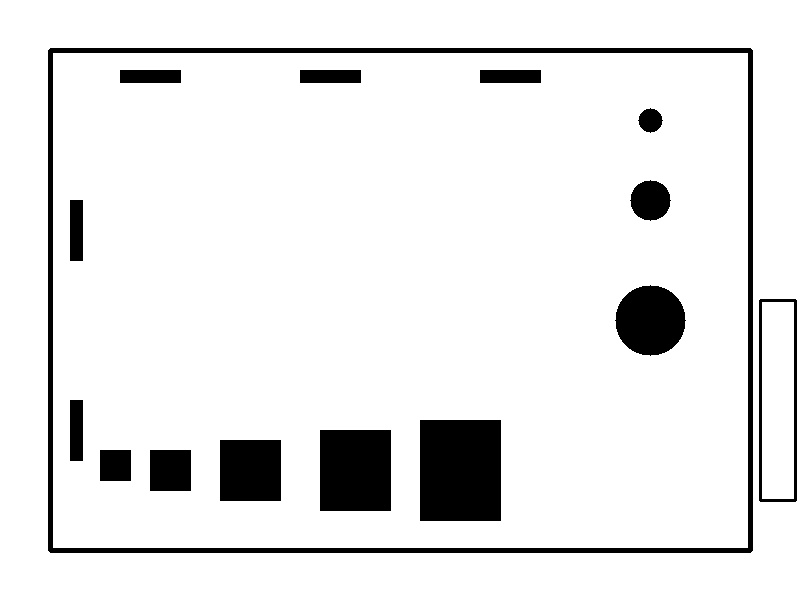
#> input picture backend/sample_data/sample_blueprint.jpg, 800 x 600 px; its folder holds only this picture in this run
$ python -i raster_extraction.py   (imports and definitions only)
#> lines starting #> are read from the running program, lines starting #| are printed output that depends on the picture; after the words box and inside, x2 and y2 are one past the last pixel; in counts of white or black regions, pixels touching at a corner belong together
#> further down, picture is the input picture: shape (600, 800, 3); min 0, max 255, mean 232
"""
raster_extraction.py
---------------------
Extracts the same 12 model input features as feature_extraction.py, but
from a raster blueprint image (PNG/JPG/JPEG) instead of a tagged SVG.
Also used by pdf_extraction.py, which rasterizes a PDF page and hands the
resulting image straight to `extract_features_from_image()` below.

CONTRACT: this returns the exact same `ExtractionResult` shape as the SVG
extractor (feature dict keyed by MODEL_FEATURE_ORDER, plus detected_objects
and warnings). predictor.py and explainer.py are format-agnostic and never
need to change -- app.py just picks which extractor to call based on the
uploaded file's extension.

DESIGN NOTE (read this before treating this as production-grade):
Reliably detecting real architectural symbols (doors, windows, toilets,
sinks, ...) in a raster image is an object-detection problem that really
wants a model trained on labeled floor-plan symbols (e.g. a YOLO detector
fine-tuned on a floor-plan dataset). Building/training that is out of
scope for this pass. Instead, this MVP uses classical OpenCV contour
analysis + geometric heuristics (size, aspect ratio, circularity, relative
to the detected building footprint) to bucket shapes into the 12 feature
categories, so the endpoint works end-to-end today without a labeled
symbol dataset. Treat the resulting counts as directional, not exact.

Swap this module out for a trained detector later without touching
predictor.py, explainer.py, or app.py -- only `extract_features_from_image()`'s
return shape is a contract.
"""

from __future__ import annotations

import io
from typing import List, Optional, Tuple, Union

import cv2
import numpy as np
from PIL import Image

from services.feature_extraction import ExtractionResult, MODEL_FEATURE_ORDER

# ---------------------------------------------------------------------------
# Configuration -- tune these against your own blueprint dataset.
# ---------------------------------------------------------------------------

# MVP scale assumption: with no calibration reference on the page, we treat
# the image's embedded DPI (or this default if none is present) as if
# 1 printed inch of blueprint ≈ 1 real-world foot. This is a common
# shorthand for uncalibrated scans, not a real architectural scale
# conversion -- override by passing an explicit `dpi` to
# `extract_features_from_image()` once you know your source's true scale.
DEFAULT_DPI = 96.0

# Contours smaller than this fraction of the image area are treated as
# noise (stray pixels, dashed-line fragments, text glyphs) and dropped.
MIN_CONTOUR_AREA_FRACTION = 0.0004

# The building footprint candidate must cover at least this fraction of
# the image; the largest contour clearing this bar is treated as the
# outer wall / footprint outline.
FOOTPRINT_AREA_FRACTION_MIN = 0.12

# A contour classified as "outdoor" (patio/balcony/yard) must sit mostly
# outside the footprint's bounding box and clear this area fraction.
OUTDOOR_AREA_FRACTION_MIN = 0.02


def _load_pil_image(image: Union[bytes, np.ndarray, Image.Image]) -> Image.Image:
    if isinstance(image, Image.Image):
        return image
    if isinstance(image, (bytes, bytearray)):
        return Image.open(io.BytesIO(image))
    if isinstance(image, np.ndarray):
        return Image.fromarray(cv2.cvtColor(image, cv2.COLOR_BGR2RGB))
    raise TypeError(f"Unsupported image input type: {type(image)}")


def _effective_dpi(pil_image: Image.Image, dpi_hint: Optional[float]) -> float:
    if dpi_hint:
        return float(dpi_hint)
    dpi_info = pil_image.info.get("dpi")
    if dpi_info and dpi_info[0]:
        return float(dpi_info[0])
    return DEFAULT_DPI


def _to_gray_cv2(pil_image: Image.Image) -> np.ndarray:
    rgb = np.array(pil_image.convert("RGB"))
    bgr = cv2.cvtColor(rgb, cv2.COLOR_RGB2BGR)
    return cv2.cvtColor(bgr, cv2.COLOR_BGR2GRAY)


def _binarize(gray: np.ndarray) -> np.ndarray:
    # Blueprints are clean, uniformly-lit line art (vector-rendered PDFs/SVGs
    # rasterized, or flat scans) rather than photos with uneven lighting, so
    # a single global Otsu threshold is both simpler and more robust than
    # adaptive thresholding here. (Adaptive thresholding was tried first but
    # its local-window comparison fabricates a spurious second "ghost ring"
    # contour around sharp-edged filled shapes -- a phantom duplicate fixture
    # for every real one. If you later need to support photographed
    # blueprints with real lighting gradients, reintroduce adaptive
    # thresholding but pair it with stricter duplicate-contour merging.)
    blurred = cv2.GaussianBlur(gray, (3, 3), 0)
    _, binary = cv2.threshold(blurred, 0, 255, cv2.THRESH_BINARY_INV + cv2.THRESH_OTSU)
    # Close small gaps in wall/fixture outlines so contours stay connected.
    kernel = cv2.getStructuringElement(cv2.MORPH_RECT, (3, 3))
    return cv2.morphologyEx(binary, cv2.MORPH_CLOSE, kernel, iterations=1)


def _contour_metrics(contour: np.ndarray) -> dict:
    area = cv2.contourArea(contour)
    perimeter = cv2.arcLength(contour, True)
    x, y, w, h = cv2.boundingRect(contour)
    circularity = (4 * np.pi * area / (perimeter ** 2)) if perimeter > 0 else 0.0
    aspect_ratio = max(w, h) / max(min(w, h), 1)
    return {
        "area": area,
        "perimeter": perimeter,
        "bbox": (x, y, w, h),
        "circularity": circularity,
        "aspect_ratio": aspect_ratio,
        "centroid": (x + w / 2, y + h / 2),
    }


def _classify_fixture(metrics: dict, unit: float, pixels_per_foot: float) -> Optional[str]:
    """Buckets a single fixture-candidate contour into one of the 12 model
    features using shape descriptors normalized by `unit` (a characteristic
    length derived from the footprint size, so this scales across image
    resolutions). This is the heuristic rule table referenced in the
    module docstring -- retune freely."""
    area = metrics["area"]
    size = area / (unit ** 2) if unit else 0.0
    circularity = metrics["circularity"]
    aspect_ratio = metrics["aspect_ratio"]
    _, _, w, h = metrics["bbox"]

    # Round fixtures: sinks, toilets, showers (smallest to largest).
    # NOTE: a filled square scores ~0.785 on this circularity metric
    # (4*pi*Area/Perimeter^2), so the cutoff must sit clearly above that --
    # true circles come in around 0.85+ once pixelation is accounted for.
    if circularity >= 0.83:
        if size < 1.2:
            return "Sink"
        if size < 3.0:
            return "Toilet"
        return "Shower"

    # Thin, elongated shapes read as wall openings -- doors or windows,
    # distinguished by real-world width once converted via pixels_per_foot.
    if aspect_ratio >= 3.2 and min(w, h) < 0.6 * unit:
        width_ft = max(w, h) / pixels_per_foot if pixels_per_foot else 0
        return "Doors" if width_ft >= 2.5 else "Windows"

    # Remaining rectangular blobs, bucketed by relative size.
    if size < 1.5:
        return "Dishwasher"
    if size < 2.5:
        return "Stove"
    if size < 4.0:
        return "Cabinet"
    if size < 6.0:
        return "Closet"
    if size < 10.0:
        return "Refrigerator"
    return None  # too large to be a fixture; likely a room outline or noise


def _bbox_containment(a: Tuple[int, int, int, int], b: Tuple[int, int, int, int]) -> float:
    """Fraction of the smaller box's area that overlaps the larger box.
    Unlike IoU, this correctly flags concentric duplicates even when the
    two traced rings differ noticeably in size (a thin inner "ghost" ring
    a few pixels smaller than the true outline still scores ~1.0 here,
    where IoU would under-count it)."""
    ax, ay, aw, ah = a
    bx, by, bw, bh = b
    ix1, iy1 = max(ax, bx), max(ay, by)
    ix2, iy2 = min(ax + aw, bx + bw), min(ay + ah, by + bh)
    iw, ih = max(0, ix2 - ix1), max(0, iy2 - iy1)
    inter = iw * ih
    smaller_area = min(aw * ah, bw * bh)
    return inter / smaller_area if smaller_area > 0 else 0.0


def _drop_duplicate_contours(
    contours: List[np.ndarray], containment_threshold: float = 0.9, size_ratio_threshold: float = 0.75
) -> List[np.ndarray]:
    """Adaptive thresholding + anti-aliasing occasionally traces a single
    solid shape twice (its true outline plus a thin ghost ring a few pixels
    in or out) -- left alone, that becomes a phantom second fixture.

    IMPORTANT: a fixture legitimately sitting inside the building footprint
    also has a bounding box "contained" by the footprint's, so containment
    alone can't distinguish a real duplicate from a real nested fixture.
    A duplicate additionally has near-equal *area* to what it's contained
    by; a fixture nested inside a much bigger room outline does not. Only
    drop when both conditions hold, largest contour wins in each cluster.
    """
    boxed = sorted(contours, key=cv2.contourArea, reverse=True)
    kept: List[np.ndarray] = []
    kept_boxes: List[Tuple[int, int, int, int]] = []
    kept_areas: List[float] = []
    for c in boxed:
        box = cv2.boundingRect(c)
        area = cv2.contourArea(c)
        is_duplicate = any(
            _bbox_containment(box, kb) >= containment_threshold
            and (area / ka if ka > 0 else 0) >= size_ratio_threshold
            for kb, ka in zip(kept_boxes, kept_areas)
        )
        if is_duplicate:
            continue
        kept.append(c)
        kept_boxes.append(box)
        kept_areas.append(area)
    return kept


def extract_features_from_image(
    image: Union[bytes, np.ndarray, Image.Image], dpi: Optional[float] = None
) -> ExtractionResult:
    pil_image = _load_pil_image(image)
    effective_dpi = _effective_dpi(pil_image, dpi)
#> effective_dpi = 96
    pixels_per_foot = effective_dpi  # see DEFAULT_DPI note above
#> pixels_per_foot = 96

    gray = _to_gray_cv2(pil_image)
    img_h, img_w = gray.shape
#> img_h = 600; img_w = 800
    img_area = img_h * img_w
#> img_area = 480000

    binary = _binarize(gray)
#> in _binarize, `_, binary = cv2.threshold(blurred, 0, 255, cv2.THRESH_BINARY_INV + cv2..`:
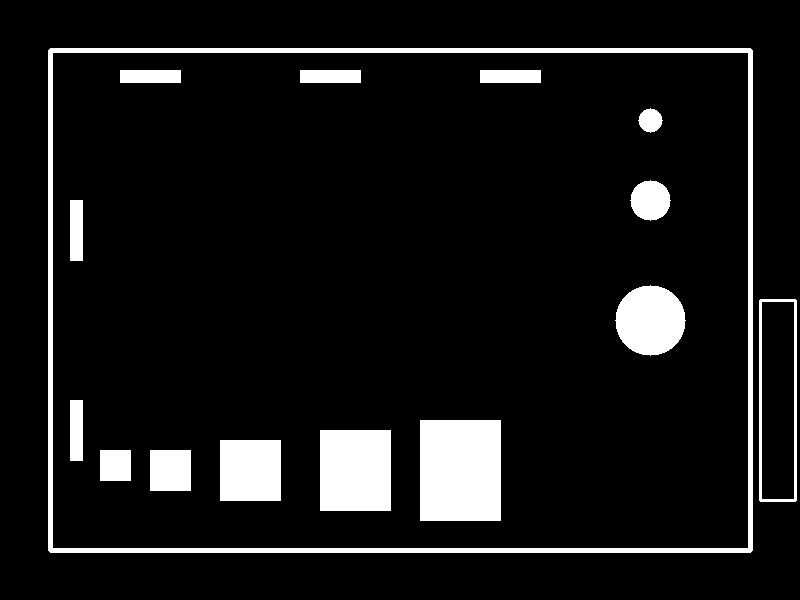
#> binary: shape (600, 800); 9% white; 15 white regions
    # RETR_LIST (every contour, at every nesting depth) is required here --
    # fixtures drawn inside the footprint's outer boundary are topologically
    # "nested" (they sit inside the hole enclosed by the wall outline), and
    # RETR_EXTERNAL would silently drop anything nested that deep.
    contours, _ = cv2.findContours(binary, cv2.RETR_LIST, cv2.CHAIN_APPROX_SIMPLE)
#> contours = 17 contours; largest, box (x1, y1, x2, y2) and area: (48, 48, 753, 553) 354808, (52, 52, 749, 549) 345214, (420, 420, 501, 521) 8000, (759, 299, 797, 502) 7472, (761, 301, 795, 500) 6532

    min_area = MIN_CONTOUR_AREA_FRACTION * img_area
#> min_area = 192
    candidates = [c for c in contours if cv2.contourArea(c) >= min_area]
#> candidates has the same summary as contours
    candidates = _drop_duplicate_contours(candidates)
#> in _drop_duplicate_contours, `boxed = sorted(contours, key=cv2.contourArea, reverse=True)`: boxed has the same summary as contours in extract_features_from_image
#> the loop in _drop_duplicate_contours, `for c in boxed:` made 17 passes
#> area on passes 2, 4, 5, 7, 10: 345214, 7472, 6532, 3754, 1200
#> (c, area) on passes 3, 6, 8, 9, 11: ([[420, 420], [420, 520], [500, 520], [500, 420]], 8000), ([[320, 430], [320, 510], [390, 510], [390, 430]], 5600), ([[220, 440], [220, 500], [280, 500], [280, 440]], 3600), ([[150, 450], [150, 490], [190, 490], [190, 450]], 1600), ([[100, 450], [100, 480], [130, 480], [130, 450]], 900)

    warnings: List[str] = []
    if not candidates:
        raise ValueError(
            "No usable shapes were detected in this image -- it may be blank, "
            "too low-resolution, or not a line-drawing blueprint."
        )

    metrics_list = [_contour_metrics(c) for c in candidates]

    # The largest sufficiently-large contour is treated as the building
    # footprint / outer wall outline.
    footprint_candidates = [
        m for m in metrics_list if m["area"] >= FOOTPRINT_AREA_FRACTION_MIN * img_area
    ]
    if footprint_candidates:
        footprint = max(footprint_candidates, key=lambda m: m["area"])
    else:
        footprint = max(metrics_list, key=lambda m: m["area"])
        warnings.append(
            "Could not confidently isolate a building footprint outline; "
            "used the largest detected shape instead, so Builtup_Area may be inaccurate."
        )

    fx, fy, fw, fh = footprint["bbox"]
    builtup_area_px = footprint["area"]
    builtup_area_sqft = builtup_area_px / (pixels_per_foot ** 2) if pixels_per_foot else 0.0

    # Characteristic length for normalizing fixture-size thresholds --
    # derived from the footprint so classification scales with image
    # resolution and building size rather than using fixed pixel counts.
    unit = np.sqrt(builtup_area_px) / 20.0 if builtup_area_px > 0 else 1.0

    counts = {k: 0 for k in ["Outdoor", "Doors", "Windows", "Refrigerator", "Cabinet", "Sink",
                              "Dishwasher", "Stove", "Closet", "Toilet", "Shower"]}
    detected_objects: List[dict] = []

    for idx, m in enumerate(metrics_list):
        if m is footprint:
            continue

        cx, cy = m["centroid"]
        outside_footprint = not (fx <= cx <= fx + fw and fy <= cy <= fy + fh)

        if outside_footprint and m["area"] >= OUTDOOR_AREA_FRACTION_MIN * img_area:
            counts["Outdoor"] += 1
            detected_objects.append({"feature": "Outdoor", "element_id": f"contour-{idx}"})
            continue
        if outside_footprint:
            continue  # small noise outside the footprint

        label = _classify_fixture(m, unit, pixels_per_foot)
        if label:
            counts[label] += 1
            detected_objects.append({"feature": label, "element_id": f"contour-{idx}"})
#> this loop made 15 passes

    if not detected_objects:
        warnings.append(
            "No fixtures were classified inside the detected footprint. "
            "This heuristic pipeline works best on clean, high-contrast line-art blueprints."
        )

    if builtup_area_sqft <= 0:
        warnings.append("Builtup_Area resolved to 0 -- prediction may be unreliable.")

    features = {**{k: float(v) for k, v in counts.items()}, "Builtup_Area": round(builtup_area_sqft, 2)}
    ordered_features = {k: features[k] for k in MODEL_FEATURE_ORDER}

    return ExtractionResult(
        features=ordered_features,
        detected_objects=detected_objects,
        warnings=warnings,
        units_per_foot=pixels_per_foot,
    )

>>> import cv2
>>> picture = cv2.imread('../sample_data/sample_blueprint.jpg')
>>> result = extract_features_from_image(picture)
